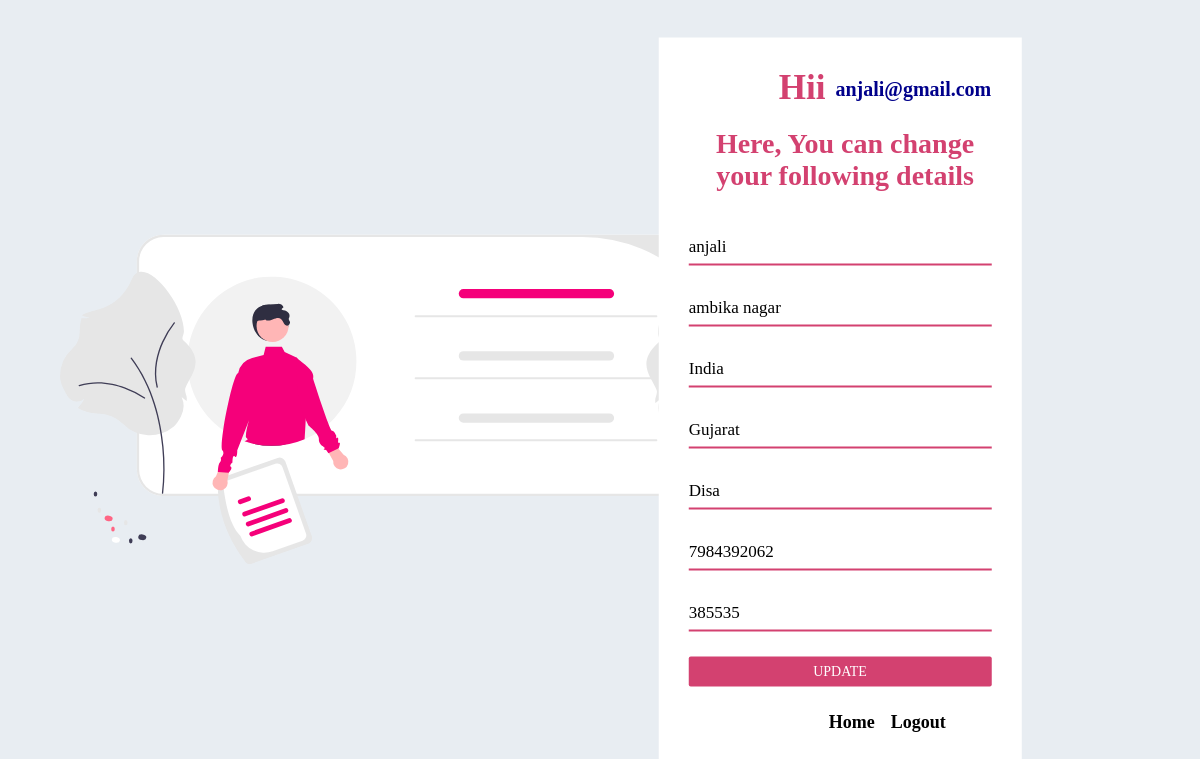
The app's page /editprofile.php (signed in) with its own data.
### tables this page shows
CREATE TABLE `cust_tbl` (
  `cust_id` int(5) NOT NULL,
  `cust_name` varchar(30) NOT NULL,
  `address` text NOT NULL,
  `country` varchar(30) NOT NULL,
  `state` varchar(30) NOT NULL,
  `city` varchar(30) NOT NULL,
  `phoneno` bigint(10) NOT NULL,
  `email` varchar(50) NOT NULL,
  `pincode` int(6) NOT NULL,
  `password` varchar(100) NOT NULL
);

### editprofile.php (the view, shortened to what this page needs)
<?php
require('config.php');
    $email = $_SESSION['email'];
    $query =mysqli_query($conn,"SELECT * FROM cust_tbl WHERE email='$email'");
    $row = mysqli_fetch_assoc($query);
?>
<!DOCTYPE html>
<html lang="en">
<head>
    <link rel="stylesheet" href="css/editprofile.css?v=<?php echo time(); ?>">
</head>
<body>
<div class="img">
	<img src="images/personal.svg">
</div>
    <div class="container">
        <form action="" method="POST">
            <div class="inline">
                <h3>Hii</h3><div class="email">&nbsp;<?php echo"<b>$_SESSION[email]</b>"; ?></div>
                </div>
                <h3>Here, You can change your following details</h3><br>
            <input type="text" name="name" value="<?php echo $row['cust_name']; ?>" required placeholder="enter your full name">
            <input type="text" name="address" value="<?php echo $row['address']; ?>" required placeholder="enter your address">
            <input type="text" name="country" value="<?php echo $row['country']; ?>" required placeholder="enter your country name">
            <input type="text" name="state" value="<?php echo $row['state']; ?>" required placeholder="enter your state name">
            <input type="text" name="city" value="<?php echo $row['city']; ?>" required placeholder="enter your city name">
            <input type="text" name="phoneno" value="<?php echo $row['phoneno']; ?>" required placeholder="enter your number">
            <input type="text" name="pincode" value="<?php echo $row['pincode']; ?>" required placeholder="enter your pincode">
            <input type="submit" name="editprofile" value="UPDATE" class="btn">
            <p><a href="index.php">Home</a>&nbsp;&nbsp;&nbsp;&nbsp;<a href="logout.php">Logout</a></p>
        </form>
    </div>
</body>
</html>

### css/editprofile.css (style rules this page uses)
* { padding: 0; margin: 0; box-sizing: border-box; font-family: poppins; }
body { background-color: #E8EDF2; }
.img { margin-top: 200px; margin-left: 60px; }
.container { position: absolute; top: 50%; left: 70%; transform: translate(-50%,-50%); display: flex; flex-direction: row; align-items: center; background-color: white; padding: 30px; margin-right: 30px; }
.container h3 { color: #d34170; margin-bottom: 20px; text-align: center; font-size: 28px; margin-left: 10px; }
.container .inline h3 { margin-left: 90px; font-size: 35px; }
.container .inline { display: flex; }
.container .email { color: darkblue; margin-top: 10px; margin-left: 5px; font-size: 20px; }
.container input { border: none; outline: none; border-radius: 0; width: 100%; border-bottom: 2px solid #d34170; margin-bottom: 25px; padding: 7px 0; font-size: 17px; }
.container .btn { color: white; background-color: #d34170; border: none; outline: none; border-radius: 2px; font-size: 14px; cursor: pointer; }
.container a { text-decoration: none; font-size: large; color: black; font-weight: 600; }
.container p { margin-left: 140px; }

### records on screen
cust_tbl: name "anjali", address "ambika nagar", country "India", state "Gujarat", city "Disa", phoneno "7984392062", pincode "385535"

### other values on screen
$_SESSION[email] "anjali@gmail.com"
